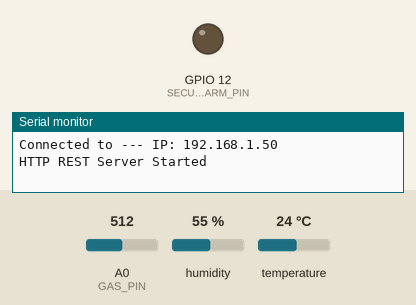
The sketch below on a simulated ESP8266 (NodeMCU). Parts: output pins drawn as LEDs (lit = HIGH), the last lines printed to the serial monitor. The test bench sets the inputs (shaded band); at power-on: A0 (GAS_PIN) = 512, humidity 55 %, temperature 24 °C. WiFi joins after 1.5 s; servers stay silent unless stated; uploads are accepted with an empty reply.

Above: at 2.1 s.
At 129.71 s:
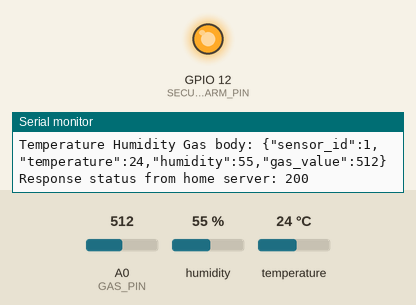
Timing chart, 0 to 130.0 s (numbered marks = the images above):
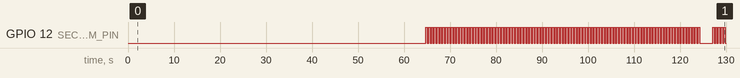

The sketch:

TemperatureHumidityGasAlarm.ino
```cpp
/*****************************************************
* name:Humiture Detection
* function:you can see the current value of humidity and temperature displayed on the I2C LCD1602.
******************************************************/
//Email:support@sunfounder.com
//Website:www.sunfounder.com

//include the libraries
#include <stdio.h>
#include <ESP8266WebServer.h>
#include <ESP8266HTTPClient.h>
#include <ArduinoJson.h>
#include <DHT.h>
#include "C:\Development\Home_Projects\Arduino\Home_Security\Common\BatteryVoltage.h"
#include "C:\Development\Home_Projects\Arduino\Home_Security\Common\ESP8266\HttpClientCommands.h"
#include "C:\Development\Home_Projects\Arduino\Home_Security\Common\WifiConfiguration.h"
#include "C:\Development\Home_Projects\Arduino\Home_Security\Common\HomeServerSettings.h"
#include "C:\Development\Home_Projects\Arduino\Home_Security\Common\WifiCredentials.h"

//REST server settings
const int REST_SERVER_PORT = 8080;

const int DHT11_PIN= 2;//Humiture sensor attach to pin7
const int GAS_PIN = A0;
const int SECURITY_ALARM_PIN = 12;
const int GAS_FIRE_ALARM_PIN = 13;

volatile int SECURITY_ALARM_ON = 0;
volatile int GAS_FIRE_ALARM_ON = 0;

//Rest Server Resources
const char* RES_SENSORS_VALUES = "/temperature_humidity_gas";


#define DHTTYPE DHT11     // DHT 11
//#define DHTTYPE DHT22   // DHT 22, AM2302, AM2321
//#define DHTTYPE DHT21   // DHT 21, AM2301

DHT dht(DHT11_PIN, DHTTYPE);

ESP8266WebServer HTTP_REST_SERVER(REST_SERVER_PORT);

unsigned long LAST_POST_MILLIS;
const unsigned int PERIOD = 60 * 1000; // check values every 10 sec

float LAST_TEMPERATURE_VAL;
float LAST_HUMIDITY_VAL;
int LAST_GAS_VAL;


int initWifi()
{
  int retries = 0;

  WiFi.mode(WIFI_STA);
  WiFi.begin(WIFI_SSID, WIFI_PASSWD);
  // check the status of WiFi connection to be WL_CONNECTED
  while ((WiFi.status() != WL_CONNECTED) && (retries < MAX_WIFI_INIT_RETRY)) {
      retries++;
      delay(WIFI_RETRY_DELAY_MS);
  }

  return WiFi.status(); // return the WiFi connection status
}

void json_to_resource(JsonObject& jsonBody) {
  SECURITY_ALARM_ON = jsonBody["alarm_on"];
  GAS_FIRE_ALARM_ON = jsonBody["gas_fire_alarm_on"];
}

void onPutTriggerAlarm()
{
  StaticJsonBuffer<500> jsonBuffer;
  String post_body = HTTP_REST_SERVER.arg("plain");
  Serial.println(post_body);

  JsonObject& jsonBody = jsonBuffer.parseObject(HTTP_REST_SERVER.arg("plain"));

  Serial.print("HTTP Method: ");
  Serial.println(HTTP_REST_SERVER.method());

  if (!jsonBody.success()) {
    Serial.println("error parsing json body");
    HTTP_REST_SERVER.send(400);
  }
  else
  {
    if (HTTP_REST_SERVER.method() == HTTP_PUT)
    {
      json_to_resource(jsonBody);
      HTTP_REST_SERVER.sendHeader("Location", "/trigger_alarm");
      HTTP_REST_SERVER.send(200);
    }
    else
    {
      HTTP_REST_SERVER.send(404);
    }
  }
}

void onEspRestart()
{
  ESP.restart();
}

void configRestServerRouting() {
    HTTP_REST_SERVER.on("/", HTTP_GET, []() {
        HTTP_REST_SERVER.send(200, "text/html",
            "Hello from Alarm controller REST Web Server");
    });

    HTTP_REST_SERVER.on("/trigger_alarm", HTTP_PUT, onPutTriggerAlarm);
    HTTP_REST_SERVER.on("/esp_restart", HTTP_GET, onEspRestart);
}

void triggerAlarm() {
  if(SECURITY_ALARM_ON == 1)
  {
    digitalWrite(SECURITY_ALARM_PIN, HIGH);
    delay(300); //wait for 5 milliseconds
    digitalWrite(SECURITY_ALARM_PIN, LOW);
    delay(300); //wait for 5 milliseconds
  }
  else
    digitalWrite(SECURITY_ALARM_PIN, LOW);
}

void triggerGasFireAlarm() {
  if(GAS_FIRE_ALARM_ON == 0)
  {
    noTone(GAS_FIRE_ALARM_PIN);
    return;
  }

  for(int t = 0; t < 3; t++) {
    //frequence loop from 200 to 800
    for(int i = 200;i <= 300;i++) {
      tone(GAS_FIRE_ALARM_PIN,i); //turn the buzzer on
      delay(1); //wait for 5 milliseconds
    }
    delay(50); //wait for 4 seconds on highest frequence
    //frequence loop from 800 downto 200
    for(int i = 300;i >= 200;i--) {
      tone(GAS_FIRE_ALARM_PIN,i);
      delay(3);
    }
  }
  noTone(GAS_FIRE_ALARM_PIN);
}

void postSensorsValues()
{
  unsigned long current_millis = millis();
  if(current_millis < LAST_POST_MILLIS + PERIOD)
    return;

  float h=0.0,t=0.0;
  int g=0;
  int n_measurements=10;
  for(int i = 0; i < n_measurements; ++i)
  {
    t += dht.readTemperature();
    h += dht.readHumidity();
    g += analogRead(GAS_PIN);
    delay(250);
  }
  float temperature = t / n_measurements;
  float humidity = h / n_measurements;
  int gas = g / n_measurements;

  if(gas >= 500)
    SECURITY_ALARM_ON = 1;
  else
    SECURITY_ALARM_ON = 0;

  LAST_POST_MILLIS = millis();
  if(LAST_TEMPERATURE_VAL == temperature && LAST_HUMIDITY_VAL == humidity && LAST_GAS_VAL == gas)
    return;

  LAST_TEMPERATURE_VAL = temperature;
  LAST_HUMIDITY_VAL = humidity;
  LAST_GAS_VAL = gas;

  char str_temperature[6];
  char str_humidity[6];
  char str_gas[6];

  snprintf(str_temperature, sizeof str_temperature, "%.2f}", temperature);
  snprintf(str_humidity, sizeof str_humidity, "%.2f", humidity);
  snprintf(str_gas, sizeof str_gas, "%d", gas);

  Serial.print("Temperature = ");
  Serial.print(temperature);
  Serial.println(" degree celsius");
  Serial.print("Humidity = ");
  Serial.print(humidity);
  Serial.println("%");
  Serial.print("gas: ");
  Serial.println(gas);

  StaticJsonBuffer<200> jsonBuffer;
  JsonObject& jsonObj = jsonBuffer.createObject();
  jsonObj["sensor_id"] = 1;
  jsonObj["temperature"] = temperature;
  jsonObj["humidity"] = humidity;
  jsonObj["gas_value"] = gas;
  String body;
  jsonObj.printTo(body);
  Serial.print("Temperature Humidity Gas body: ");
  Serial.println(body);
  String payload;
  int statusCode = httpPost(HOME_SERVER_ADDRESS, HOME_SERVER_REST_PORT, RES_SENSORS_VALUES, body.c_str(), payload);
  Serial.print("Response status from home server: ");
  Serial.println(statusCode);
}

void setup() {
  Serial.begin(115200);

  Serial.println();
  if (initWifi() == WL_CONNECTED) {
    Serial.print("Connected to ");
    Serial.print(WIFI_SSID);
    Serial.print("--- IP: ");
    Serial.println(WiFi.localIP());
  }
  else {
    Serial.print("Error connecting to: ");
    Serial.println(WIFI_SSID);
    Serial.println("Restarting...");
    delay(1000);
    ESP.restart();
  }

  configRestServerRouting();

  HTTP_REST_SERVER.begin();
  Serial.println("HTTP REST Server Started");

  pinMode(SECURITY_ALARM_PIN, OUTPUT);
  digitalWrite(SECURITY_ALARM_PIN, LOW);
  pinMode(GAS_FIRE_ALARM_PIN, OUTPUT);
  noTone(GAS_FIRE_ALARM_PIN);
  pinMode(GAS_PIN, INPUT);

  LAST_POST_MILLIS = millis();

  dht.begin();

  LAST_TEMPERATURE_VAL = 0;
  LAST_HUMIDITY_VAL = 0;
  LAST_GAS_VAL = 0;
}

void loop() {
  delay(10);
  HTTP_REST_SERVER.handleClient();
  triggerGasFireAlarm();
  triggerAlarm();
  postSensorsValues();
}
```

Measured:
- by itself, GPIO 12 (SECURITY_ALARM_PIN): goes 97 × (HIGH 0.30 s, LOW 0.31 s), HIGH 0.30 s, LOW 2.9 s, 4 × (HIGH 0.30 s, LOW 0.31 s), HIGH 0.30 s, then LOW
